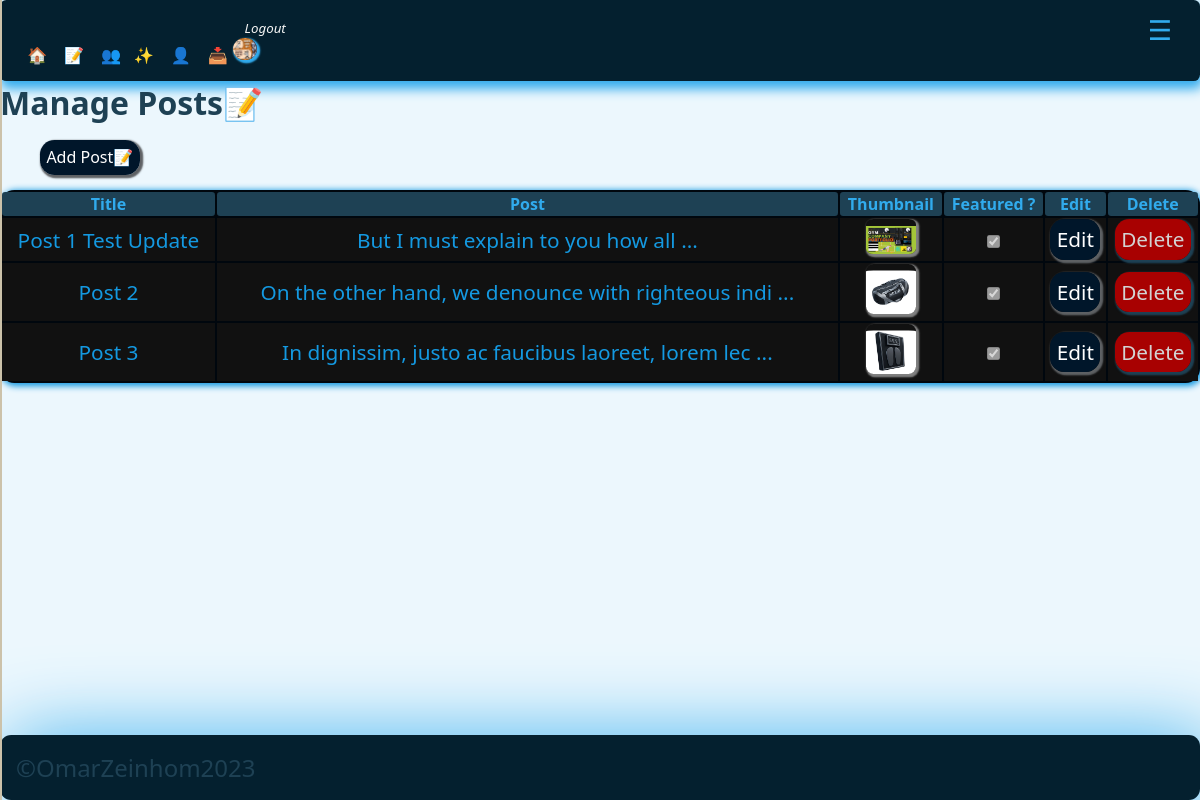
/adminpanel/manage_posts.php (signed in), run on the app's committed database.
### tables this page shows
CREATE TABLE `users` (
  `id` int(11) UNSIGNED NOT NULL,
  `firstname` varchar(50) NOT NULL,
  `lastname` varchar(50) NOT NULL,
  `username` varchar(50) NOT NULL,
  `email` varchar(100) NOT NULL,
  `password` varchar(255) NOT NULL,
  `avatar` varchar(255) NOT NULL,
  `is_admin` tinyint(1) NOT NULL
);

CREATE TABLE `posts` (
  `id` int(11) UNSIGNED NOT NULL,
  `title` varchar(255) NOT NULL,
  `body` text NOT NULL,
  `thumbnail` varchar(255) NOT NULL,
  `date_time` timestamp NOT NULL DEFAULT current_timestamp(),
  `category_id` int(11) UNSIGNED DEFAULT NULL,
  `author_id` int(11) UNSIGNED NOT NULL,
  `is_featured` tinyint(1) NOT NULL
);

### adminpanel/manage_posts.php (the view, shortened to what this page needs)
<?php
$page__title = 'Manage Posts📝';
include('./partials/sidenav/sidenav.php');
$query = "SELECT * FROM posts";
$posts = mysqli_query($connect__db, $query);
?>
<h1><?php echo $page__title; ?></h1>
<br />
<ul class=''>
    <li class='app__sidenav-item'><a class="app__link-btn" href="<?= ADMIN_URL ?>add_post.php">Add
            Post📝</a></li>
</ul>
<br />
<table class="app__table" style="overflow: x-auto; margin: auto; max-width: 1700px; width:100%; height:100%;">
    <thead class="app__thead">
        <tr clas="app__tr">
            <th class="app_th">Title</th>
            <th class="app_th">Post</th>
            <th class="app_th">Thumbnail</th>
            <th class="app_th">Featured ?</th>
            <th class="app_th">Edit</th>
            <th class="app_th">Delete</th>
        </tr>
    </thead>
    <tbody class="app__tbody">
        <?php while ($single_post = mysqli_fetch_assoc($posts)) : ?>
        <tr clas="app__tr">
            <td class="app__td" id="postsTitle"><?= $single_post['title']; ?></td>
            <td class="app__td" id="postsBody"> <?= substr($single_post['body'], 0, 50)  . " ..."; ?></td>
            <td class="app__td" id="postsThumbnail"> <img src="<?= ROOT_URL . 'images/' . $single_post['thumbnail'] ?>"
                    style="padding-top: 0.4rem;border-radius: 15%; object-fit:cover; box-shadow: 0.1rem 0.1rem 0.1rem 0.1rem gray;"
                    class="app__thumbnail-avatar" width="50px" height="50px" alt="admin_post_thumbnail" /></td>
            <td class="app__td" id="postsFeatured"><input type="checkbox" value="" checked disabled /></td>
            <td class="app__td"><a href="<?= ADMIN_URL ?>edit_post.php?id=<?= $single_post['id'] ?? null; ?>"
                    class="app__link-btn">Edit</a></td>
            <td class="app__td"><a href="<?= ADMIN_URL ?>delete_post.php?id=<?= $single_post['id'] ?? null; ?>"
                    class="app__alert-btn-sm">Delete</a></td>
        </tr>
        <?php endwhile; ?>
    </tbody>
</table>
<?php
include('./partials/footer/footer.php');
?>

### adminpanel/partials/nav/nav.php (shortened to what this page needs)
<?php
include('./partials/header/header.php');
if (isset($_SESSION['user-id'])) {
    $id = filter_var($_SESSION['user-id'], FILTER_SANITIZE_NUMBER_INT);
    $query = "SELECT avatar from users WHERE id=$id";
    $result = mysqli_query($connect__db, $query);
    $avatar = mysqli_fetch_assoc($result);
}
?>
<div class="app__sidenav-closed">
    <li class='app__sidenav-item'><a href="<?= ADMIN_URL ?>dashboard.php" class="app__sidenav-itemLink"> 🏠</a></li>
    <li class='app__sidenav-item'><a href="<?= ADMIN_URL ?>manage_posts.php" class="app__sidenav-itemLink">📝</a>
    </li>
    <?php
    if (isset($_SESSION['user_is_admin'])) : ?>
    <li class='app__sidenav-item'><a href="<?= ADMIN_URL ?>manage_users.php" class="app__sidenav-itemLink">👥</a>
    <li class='app__sidenav-item'><a href="<?= ADMIN_URL  ?>manage_categories.php" class="app__sidenav-itemLink">✨</a>
    </li>
    <li class='app__sidenav-item'><a href="<?= ADMIN_URL  ?>manage_abouts.php" class="app__sidenav-itemLink"> 👤</a>
    </li>
    <li class='app__sidenav-item'><a href="<?= ADMIN_URL  ?>manage_downloads.php" class="app__sidenav-itemLink">📥</a>
    </li>
    <?php endif; ?>
    <?php if (isset($_SESSION['user-id'])) : ?>
    <li class='app__sidenav-item'>
        <a href="<?= ROOT_URL ?>logout.php" class="app__sidenav-itemLink"><small>
                <i> Logout</i>
            </small>
            <img alt="avatar" class="app__admin__nav-avatar" loading="lazy"
                src="<?= ROOT_URL . 'images/' . $avatar['avatar'] ?>" />
        </a>
    </li>
    <?php else : ?>
    <li class='app__sidenav-item'><a href="<?= ROOT_URL ?>login.php" class="app__sidenav-itemLink">🚪</a>
    </li>
    <?php endif; ?>
</div>

### global/styles/css/adminstyles.css (style rules this page uses)
.app__admin__nav-avatar { border-radius: 90%; max-width: 1.5rem; max-height: 1.4rem; width: 100%; height: 100%; -o-object-fit: cover; object-fit: cover; background-color: black; box-shadow: 0.1rem 0.1rem 0.1rem 0.1rem var(--color-primary); }
.app__sidenav-closed { top: 0; background-color: var(--color-blackpearl); padding: 1rem 1rem 1rem 1rem; box-shadow: 0.1rem 0.4rem 0.7rem 0.1rem var(--color-primary); width: 100%; max-width: 100%; border-radius: 0.4rem; height: 100%; }
.app__sidenav-item { display: inline-block; }
.app__sidenav-itemLink { text-decoration: none; transition: 0.3s all ease-in-out; color: whitesmoke; padding: 0.1rem 0.1rem 0.3rem 0.7rem; transition: 0.3s ease-in-out; }
* { box-sizing: border-box; }
.app__table { background-color: var(--color-dark-pearl); text-align: center; box-shadow: 0.1rem 0.1rem 0.4rem 0.1rem var(--color-cerulean); border-radius: 0.9rem; width: 100%; height: 100%; font-size: 1.7rem; max-width: 100vw; max-height: 100vh; }
.app_th { background-color: var(--color-primary-dark); border-radius: 0.2rem; font-size: 1rem; color: var(--color-primary); }
.app__tbody { background-color: var(--color-darkest-gray); color: var(--color-cerulean); padding: 1rem 1rem 1rem 1rem; }
.app__td { font-size: 1.3rem; }
.app__link-btn { text-decoration: none; color: var(--color-white); transition: 0.3s ease-in all; box-shadow: 0.1rem 0.1rem 0.1rem 0.1rem var(--color-dark-gray); border-radius: 0.9rem; padding: 0.4rem 0.4rem 0.4rem 0.4rem; background-color: var(--color-dark-navyblue); }
.app__alert-btn-sm { text-decoration: none; color: var(--color-lightest-gray); background-color: var(--color-red); transition: 0.3s ease-in all; box-shadow: 0.1rem 0.1rem 0.1rem 0.1rem var(--color-primary-dark); border-radius: 0.9rem; padding: 0.4rem 0.4rem 0.4rem 0.4rem; }
.app__thumbnail-avatar { max-width: 50px; max-height: 50px; width: 100%; height: 100%; padding-top: 0.4rem; border-radius: 15%; -o-object-fit: cover; object-fit: cover; box-shadow: 0.1rem 0.1rem 0.1rem 0.1rem gray; }
:root { --color-primary: #31abed; --color-alternative: #08405e; --color-primary-dark: #1e4154; --color-bgprimary: #053d57; --color-bgwhitefoam: #ecf7fd; --color-blackpearl: #04202f; --color-tiber: #052638; --color-tarawera: #08405e; --color-greenblue: #0e6da0; --color-cerulean: #1499e1; --color-pictonblue: #31abed; --color-malibu: #72c6f3; --color-sail: #b4e0f8; --color-selago: #f6fbfe; --color-black: black; --color-medium-gray: #7d8184; --color-dark-gray: #5e6164; --color-darkest-gray: #111111; --color-light-gray: #a9a9a9; --color-lightest-gray: #d3d3d3; --color-dark-pearl: #00070e; --color-dark-navyblue: #00162a; --color-white: #ffffff; --color-red: #a80101; --color-dark-red: #700000; --transition-slow: all 3s ease-in-out; --transition-medium: all 1.5s ease-in-out; --transition-fast: all 0.3s ease-in-out; }
* { margin: auto; }
html { height: 100%; width: 100%; }
body { background-color: var(--color-bgwhitefoam); color: var(--color-primary-dark); font-family: system-ui, -apple-system, BlinkMacSystemFont, "Segoe UI", Roboto, Oxygen, Ubuntu, Cantarell, "Open Sans", "Helvetica Neue", sans-serif; width: 100%; }
a { color: #ffffff; }

### data on the page
users: avatar (picture)
posts: title "Post 1 Test Update", body "But I must explain to you how all", thumbnail (picture)
posts: title "Post 2", body "On the other hand, we denounce with righteous indi", thumbnail (picture)
posts: title "Post 3", body "In dignissim, justo ac faucibus laoreet, lorem lec", thumbnail (picture)

### other printed values
$page__title "Manage Posts📝"
